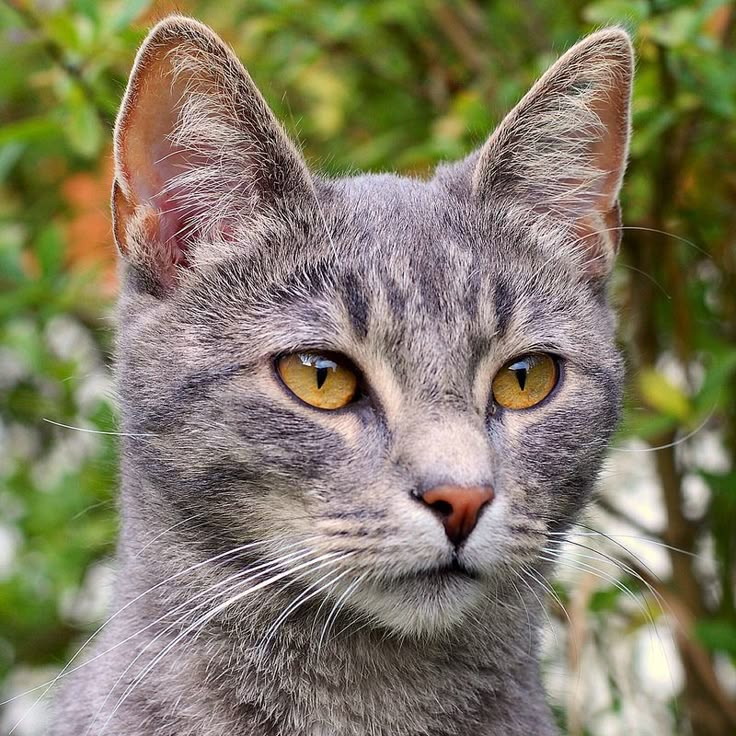
#> input picture pic/cat_pic.jpg, 736 x 736 px
$ jupyter execute Histogram_Equal_Spec.ipynb
#> lines starting #> are read from the running program, lines starting #| are printed output that depends on the picture
### Histogram Equalization and Specification

[cell 1]
import cv2
import matplotlib.pyplot as plt
import math
import numpy as np
# Read the image in greyscale

def load_image(name):
  img = cv2.imread(name)  # Read as color (default)
  if len(img.shape) == 3:  # Convert only if it's a color image
    gray = cv2.cvtColor(img, cv2.COLOR_BGR2GRAY)
  else:
    gray = img  # Already grayscale
  return gray

def show_image(image):
  plt.figure(figsize=(12,5))
  plt.imshow(image,cmap='gray')
  plt.axis('off')
  plt.show()

def calculate_hist(gray):
  fig,ax = plt.subplots(1,2,figsize=(15,5))
  ax[0].imshow(gray,cmap="gray")
  ax[0].axis('off')
  ax[0].set_title("Image")

  ax[1].hist(gray.ravel(), bins=32, range=(0.0, 256.0), ec='k') #calculating histogram
  ax[1].set_title("Histogram")
  ax[1].set_xlabel("range")
  plt.show()

def compare_matched_hist(src,dst,matched_src):
  images = [src,dst,matched_src]
  headings = ["Source","Destination","Matched Source"]
  n,m = len(images),2
  fig,ax = plt.subplots(n,m,figsize=(15,10))

  for i, (heading,img) in enumerate(zip(headings,images)):
    ax[i,0].imshow(img,cmap="gray")
    ax[i,0].axis('off')
    ax[i,0].set_title(heading)

    ax[i,1].hist(img.ravel(), bins=32, range=(0.0, 256.0), ec='k') #calculating histogram
  plt.show()

## Histogram Equalizing

[cell 2]
gray = load_image('pic/cat_pic.jpg')
#> in load_image, img is the input picture: shape (736, 736, 3); mean B, G, R 100.8, 124.1, 130.6
#> in load_image, `gray = cv2.cvtColor(img, cv2.COLOR_BGR2GRAY)`:
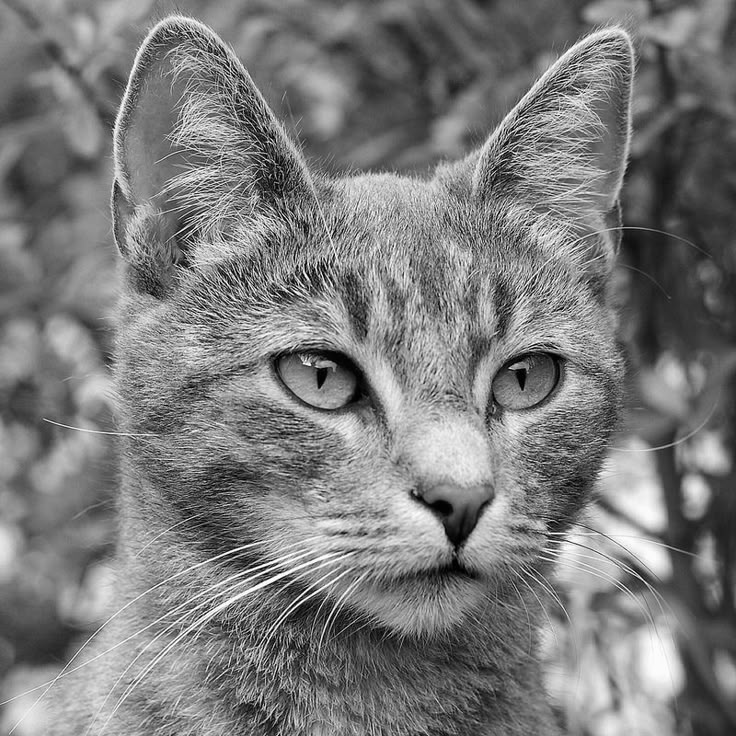
#> gray: shape (736, 736); min 0, max 255, mean 123.4

[cell 3]
import cv2 as cv
import numpy as np
from matplotlib import pyplot as plt

def histogram(img,bins):
  hist = np.zeros(bins)
  for i in range(len(img)):
    hist[img[i]]+=1
  return hist

def cumsum(hist):
  sum = [hist[0]]
  for i in range(1,len(hist)):
    sum.append(sum[-1]+hist[i])
  sum = np.array(sum)

  # normalisation
  sum = (sum - sum.min())/(sum.max() - sum.min())
  sum *= 255
  return sum

def my_equalizing_histograms(src):
  """
  :param src: input image
  :rtype: image
  :return dest: histogram equalized src image
  """
  dest = None
  # [TODO]
  img = np.asarray(src)
  img_flat = img.flatten()
  h = histogram(img_flat,256)
#> after the loop in histogram, `for i in range(len(img)):`: hist = 256 values, max 4070 at index 111, min 13 at index 255, mean 2116
#> h has the same summary as hist in histogram
  c = cumsum(h).astype('uint8')
#> in cumsum, `sum = [hist[0]]`: sum = [29]
#> after the loop in cumsum, `for i in range(1,len(hist)):`: sum = 256 values from 29 to 541696
#> in cumsum, `sum = (sum - sum.min())/(sum.max() - sum.min())`: sum = 256 values from 0 to 1
#> in cumsum, `sum *= 255`: sum = 256 values from 0 to 255
#> c = 256 values from 0 to 255
  dest = c[img_flat]
  dest = np.reshape(dest, img.shape)
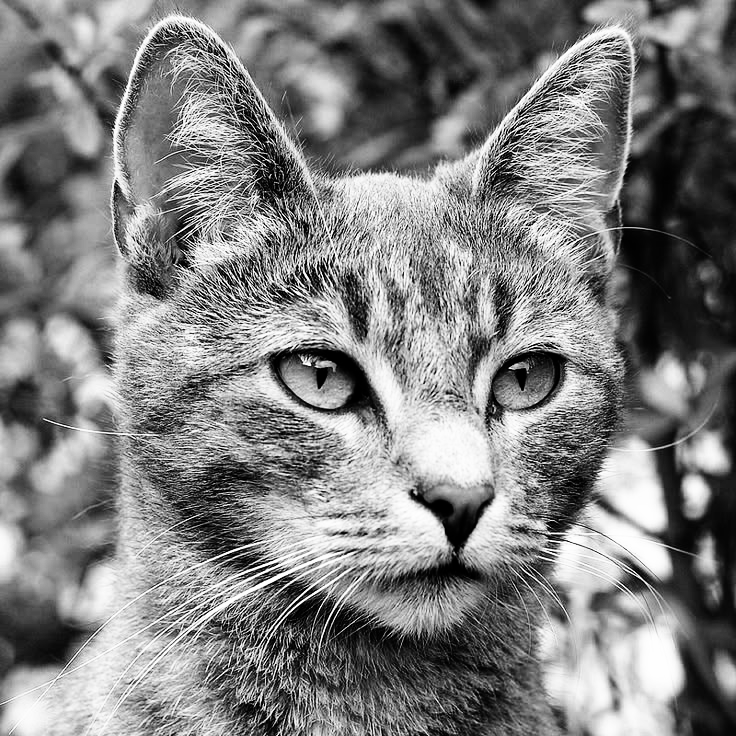
#> dest: shape (736, 736); min 0, max 255, mean 127.7
  return dest

[cell 4]
c = my_equalizing_histograms(gray)

[cell 5]
print("Original Image")
calculate_hist(gray)
#> in calculate_hist, `plt.show()`:
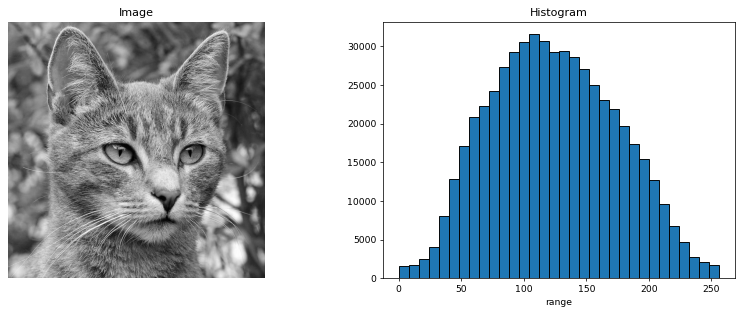
#> figure drawn by matplotlib, 2 panels; panel 2: tallest bar 31581 high, from x = 104 to 112
print("Equalization Image")
my_equalization = calculate_hist(c)
#> in calculate_hist (call 2), `plt.show()`:
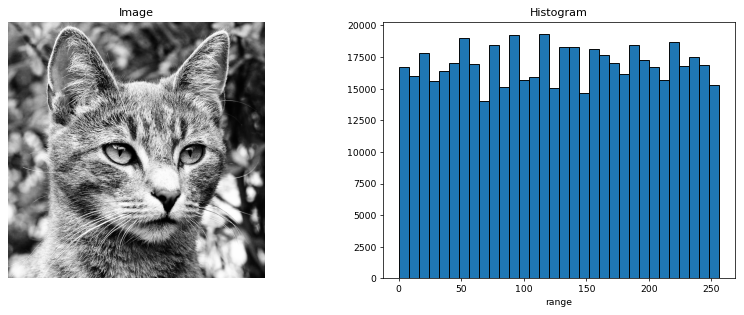
#> figure drawn by matplotlib, 2 panels; panel 2: tallest bar 19334 high, from x = 112 to 120

## Histogram Matching

[cell 6]
from skimage import exposure

src = load_image('pic/cat_pic.jpg')
dst = load_image('pic/pic_spec.jpg')
#> call 3 of load_image, with name = 'pic/pic_spec.jpg'
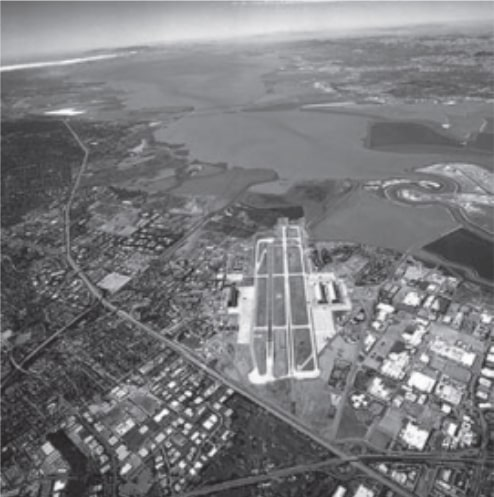
#> input picture pic/pic_spec.jpg, 494 x 497 px
#> in load_image, img is the input picture: shape (497, 494, 3); mean B, G, R 125.1, 122.3, 122.1

[cell 7]
def find(arr, x):
  id = np.abs(arr-x).argmin()
  return id

def my_matching_histograms(src,dst):
  """
  :param src: input image
  :param dst: reference image
  :rtype: image
  :return mathced_src: histogram matched src image
  """
  matched_src = None
  # [TODO]
  img_shape = src.shape
#> img_shape = (736, 736)
  src_flat = src.flatten()
  dst_flat = dst.flatten()
  src_hist = histogram(src_flat,256)
#> src_hist has the same summary as hist in histogram
  dst_hist = histogram(dst_flat,256)
#> dst_hist = 256 values, max 3380 at index 135, min 0 at index 0, mean 959.1
  src_cs = cumsum(src_hist)
#> src_cs = 256 values from 0 to 255
  dst_cs = cumsum(dst_hist)
#> dst_cs = 256 values from 0 to 255

  t = []

  for i in range(len(src_hist)):
    id = find(dst_cs, src_cs[i])
    t.append(id)
#> this loop made 256 passes
#> id on passes 1 to 3: 0, 37, 39
#> after the loop, t = 256 values from 0 to 255
  matched_src = src_flat
  for i in range(len(matched_src)):
    matched_src[i] = t[matched_src[i]]
  return matched_src.reshape(img_shape)

[cell 8]
matched = my_matching_histograms(src, dst)

[cell 9]
compare_matched_hist(src,dst,matched)
#> in compare_matched_hist, `n,m = len(images),2`: n = 3; m = 2
#> the loop in compare_matched_hist, `for i, (heading,img) in enumerate(zip(headings,images)):` made 3 passes
#> heading on passes 1 to 3: 'Source', 'Destination', 'Matched Source'
#> in compare_matched_hist, `plt.show()`:
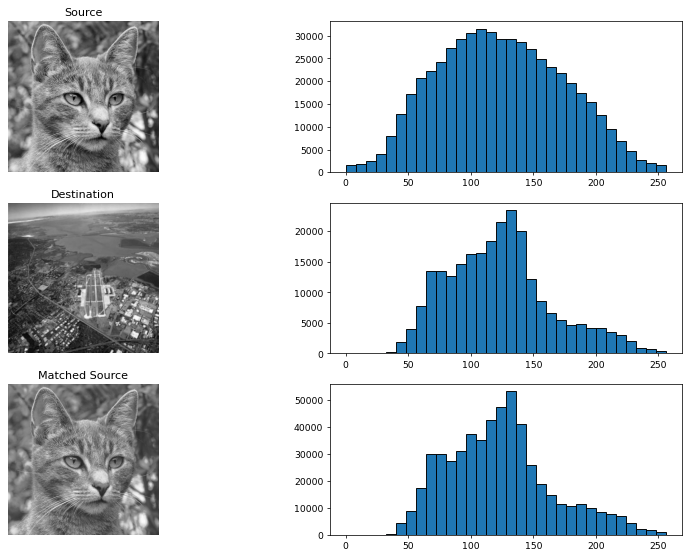
#> figure drawn by matplotlib, 6 panels; panel 2: tallest bar 31581 high, from x = 104 to 112; panel 4: tallest bar 23527 high, from x = 128 to 136; panel 6: tallest bar 53420 high, from x = 128 to 136
